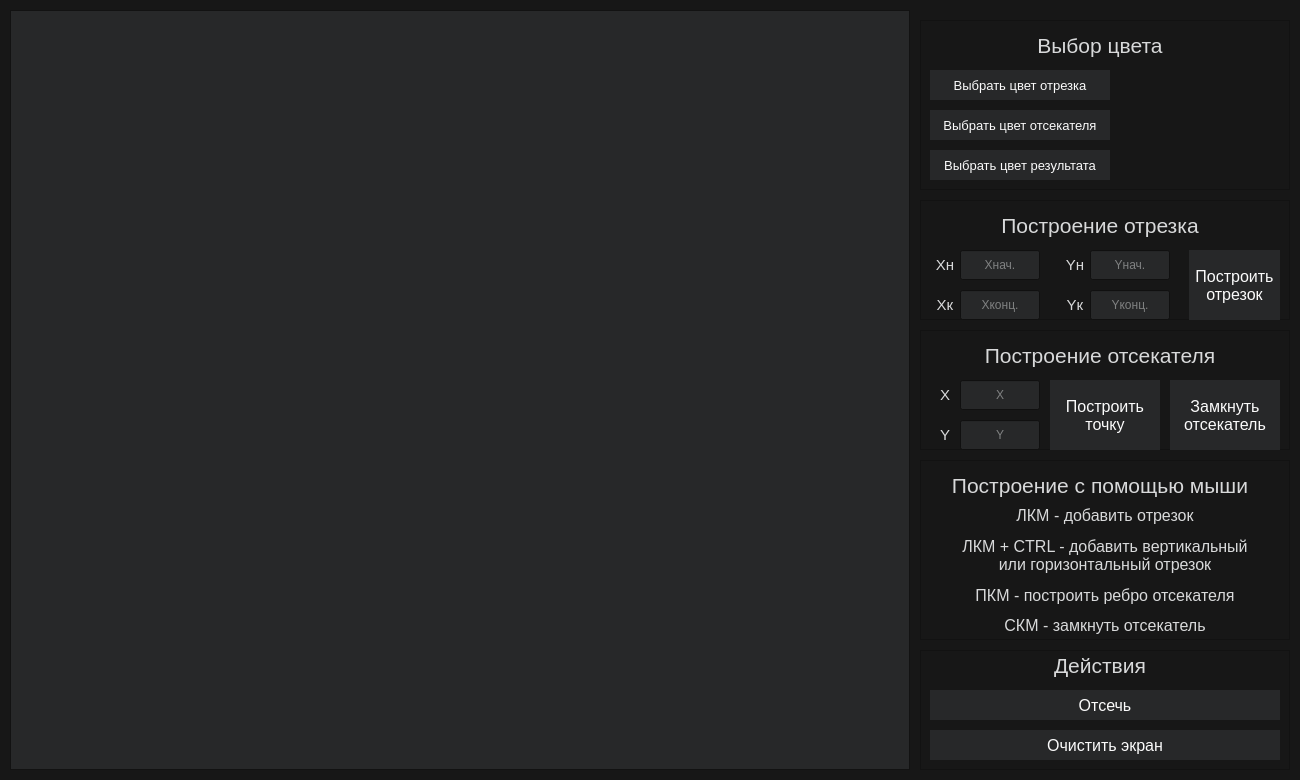
<?xml version="1.0" encoding="UTF-8"?>
<ui version="4.0">
 <class>MainWindow</class>
 <widget class="QMainWindow" name="MainWindow">
  <property name="enabled">
   <bool>true</bool>
  </property>
  <property name="geometry">
   <rect>
    <x>0</x>
    <y>0</y>
    <width>1300</width>
    <height>780</height>
   </rect>
  </property>
  <property name="sizePolicy">
   <sizepolicy hsizetype="Fixed" vsizetype="Fixed">
    <horstretch>0</horstretch>
    <verstretch>0</verstretch>
   </sizepolicy>
  </property>
  <property name="palette">
   <palette>
    <active>
     <colorrole role="WindowText">
      <brush brushstyle="SolidPattern">
       <color alpha="255">
        <red>216</red>
        <green>217</green>
        <blue>218</blue>
       </color>
      </brush>
     </colorrole>
     <colorrole role="Button">
      <brush brushstyle="SolidPattern">
       <color alpha="255">
        <red>39</red>
        <green>40</green>
        <blue>41</blue>
       </color>
      </brush>
     </colorrole>
     <colorrole role="Light">
      <brush brushstyle="SolidPattern">
       <color alpha="255">
        <red>216</red>
        <green>217</green>
        <blue>218</blue>
       </color>
      </brush>
     </colorrole>
     <colorrole role="Midlight">
      <brush brushstyle="SolidPattern">
       <color alpha="255">
        <red>202</red>
        <green>202</green>
        <blue>202</blue>
       </color>
      </brush>
     </colorrole>
     <colorrole role="Text">
      <brush brushstyle="SolidPattern">
       <color alpha="255">
        <red>251</red>
        <green>251</green>
        <blue>251</blue>
       </color>
      </brush>
     </colorrole>
     <colorrole role="ButtonText">
      <brush brushstyle="SolidPattern">
       <color alpha="255">
        <red>251</red>
        <green>251</green>
        <blue>251</blue>
       </color>
      </brush>
     </colorrole>
     <colorrole role="Base">
      <brush brushstyle="SolidPattern">
       <color alpha="255">
        <red>39</red>
        <green>40</green>
        <blue>41</blue>
       </color>
      </brush>
     </colorrole>
     <colorrole role="Window">
      <brush brushstyle="SolidPattern">
       <color alpha="255">
        <red>23</red>
        <green>23</green>
        <blue>23</blue>
       </color>
      </brush>
     </colorrole>
     <colorrole role="Shadow">
      <brush brushstyle="SolidPattern">
       <color alpha="255">
        <red>118</red>
        <green>118</green>
        <blue>118</blue>
       </color>
      </brush>
     </colorrole>
     <colorrole role="Highlight">
      <brush brushstyle="SolidPattern">
       <color alpha="255">
        <red>146</red>
        <green>136</green>
        <blue>248</blue>
       </color>
      </brush>
     </colorrole>
     <colorrole role="Link">
      <brush brushstyle="SolidPattern">
       <color alpha="255">
        <red>68</red>
        <green>119</green>
        <blue>206</blue>
       </color>
      </brush>
     </colorrole>
     <colorrole role="LinkVisited">
      <brush brushstyle="SolidPattern">
       <color alpha="255">
        <red>200</red>
        <green>142</green>
        <blue>167</blue>
       </color>
      </brush>
     </colorrole>
     <colorrole role="AlternateBase">
      <brush brushstyle="SolidPattern">
       <color alpha="255">
        <red>39</red>
        <green>40</green>
        <blue>41</blue>
       </color>
      </brush>
     </colorrole>
     <colorrole role="PlaceholderText">
      <brush brushstyle="SolidPattern">
       <color alpha="128">
        <red>216</red>
        <green>217</green>
        <blue>218</blue>
       </color>
      </brush>
     </colorrole>
    </active>
    <inactive>
     <colorrole role="WindowText">
      <brush brushstyle="SolidPattern">
       <color alpha="255">
        <red>216</red>
        <green>217</green>
        <blue>218</blue>
       </color>
      </brush>
     </colorrole>
     <colorrole role="Button">
      <brush brushstyle="SolidPattern">
       <color alpha="255">
        <red>39</red>
        <green>40</green>
        <blue>41</blue>
       </color>
      </brush>
     </colorrole>
     <colorrole role="Light">
      <brush brushstyle="SolidPattern">
       <color alpha="255">
        <red>216</red>
        <green>217</green>
        <blue>218</blue>
       </color>
      </brush>
     </colorrole>
     <colorrole role="Midlight">
      <brush brushstyle="SolidPattern">
       <color alpha="255">
        <red>202</red>
        <green>202</green>
        <blue>202</blue>
       </color>
      </brush>
     </colorrole>
     <colorrole role="Text">
      <brush brushstyle="SolidPattern">
       <color alpha="255">
        <red>251</red>
        <green>251</green>
        <blue>251</blue>
       </color>
      </brush>
     </colorrole>
     <colorrole role="ButtonText">
      <brush brushstyle="SolidPattern">
       <color alpha="255">
        <red>251</red>
        <green>251</green>
        <blue>251</blue>
       </color>
      </brush>
     </colorrole>
     <colorrole role="Base">
      <brush brushstyle="SolidPattern">
       <color alpha="255">
        <red>39</red>
        <green>40</green>
        <blue>41</blue>
       </color>
      </brush>
     </colorrole>
     <colorrole role="Window">
      <brush brushstyle="SolidPattern">
       <color alpha="255">
        <red>23</red>
        <green>23</green>
        <blue>23</blue>
       </color>
      </brush>
     </colorrole>
     <colorrole role="Shadow">
      <brush brushstyle="SolidPattern">
       <color alpha="255">
        <red>118</red>
        <green>118</green>
        <blue>118</blue>
       </color>
      </brush>
     </colorrole>
     <colorrole role="Highlight">
      <brush brushstyle="SolidPattern">
       <color alpha="255">
        <red>146</red>
        <green>136</green>
        <blue>248</blue>
       </color>
      </brush>
     </colorrole>
     <colorrole role="Link">
      <brush brushstyle="SolidPattern">
       <color alpha="255">
        <red>68</red>
        <green>119</green>
        <blue>206</blue>
       </color>
      </brush>
     </colorrole>
     <colorrole role="LinkVisited">
      <brush brushstyle="SolidPattern">
       <color alpha="255">
        <red>200</red>
        <green>142</green>
        <blue>167</blue>
       </color>
      </brush>
     </colorrole>
     <colorrole role="AlternateBase">
      <brush brushstyle="SolidPattern">
       <color alpha="255">
        <red>39</red>
        <green>40</green>
        <blue>41</blue>
       </color>
      </brush>
     </colorrole>
     <colorrole role="PlaceholderText">
      <brush brushstyle="SolidPattern">
       <color alpha="128">
        <red>216</red>
        <green>217</green>
        <blue>218</blue>
       </color>
      </brush>
     </colorrole>
    </inactive>
    <disabled>
     <colorrole role="WindowText">
      <brush brushstyle="SolidPattern">
       <color alpha="255">
        <red>216</red>
        <green>217</green>
        <blue>218</blue>
       </color>
      </brush>
     </colorrole>
     <colorrole role="Button">
      <brush brushstyle="SolidPattern">
       <color alpha="255">
        <red>39</red>
        <green>40</green>
        <blue>41</blue>
       </color>
      </brush>
     </colorrole>
     <colorrole role="Light">
      <brush brushstyle="SolidPattern">
       <color alpha="255">
        <red>216</red>
        <green>217</green>
        <blue>218</blue>
       </color>
      </brush>
     </colorrole>
     <colorrole role="Midlight">
      <brush brushstyle="SolidPattern">
       <color alpha="255">
        <red>202</red>
        <green>202</green>
        <blue>202</blue>
       </color>
      </brush>
     </colorrole>
     <colorrole role="Text">
      <brush brushstyle="SolidPattern">
       <color alpha="255">
        <red>251</red>
        <green>251</green>
        <blue>251</blue>
       </color>
      </brush>
     </colorrole>
     <colorrole role="ButtonText">
      <brush brushstyle="SolidPattern">
       <color alpha="255">
        <red>251</red>
        <green>251</green>
        <blue>251</blue>
       </color>
      </brush>
     </colorrole>
     <colorrole role="Base">
      <brush brushstyle="SolidPattern">
       <color alpha="255">
        <red>39</red>
        <green>40</green>
        <blue>41</blue>
       </color>
      </brush>
     </colorrole>
     <colorrole role="Window">
      <brush brushstyle="SolidPattern">
       <color alpha="255">
        <red>23</red>
        <green>23</green>
        <blue>23</blue>
       </color>
      </brush>
     </colorrole>
     <colorrole role="Shadow">
      <brush brushstyle="SolidPattern">
       <color alpha="255">
        <red>118</red>
        <green>118</green>
        <blue>118</blue>
       </color>
      </brush>
     </colorrole>
     <colorrole role="Highlight">
      <brush brushstyle="SolidPattern">
       <color alpha="255">
        <red>146</red>
        <green>136</green>
        <blue>248</blue>
       </color>
      </brush>
     </colorrole>
     <colorrole role="Link">
      <brush brushstyle="SolidPattern">
       <color alpha="255">
        <red>68</red>
        <green>119</green>
        <blue>206</blue>
       </color>
      </brush>
     </colorrole>
     <colorrole role="LinkVisited">
      <brush brushstyle="SolidPattern">
       <color alpha="255">
        <red>200</red>
        <green>142</green>
        <blue>167</blue>
       </color>
      </brush>
     </colorrole>
     <colorrole role="AlternateBase">
      <brush brushstyle="SolidPattern">
       <color alpha="255">
        <red>39</red>
        <green>40</green>
        <blue>41</blue>
       </color>
      </brush>
     </colorrole>
     <colorrole role="PlaceholderText">
      <brush brushstyle="SolidPattern">
       <color alpha="128">
        <red>216</red>
        <green>217</green>
        <blue>218</blue>
       </color>
      </brush>
     </colorrole>
    </disabled>
   </palette>
  </property>
  <property name="windowTitle">
   <string>ЛР7 КГ. Диваев ИУ7-42Б</string>
  </property>
  <property name="autoFillBackground">
   <bool>false</bool>
  </property>
  <property name="documentMode">
   <bool>false</bool>
  </property>
  <widget class="QWidget" name="centralwidget">
   <widget class="Plane" name="planeWidget">
    <property name="geometry">
     <rect>
      <x>10</x>
      <y>10</y>
      <width>900</width>
      <height>760</height>
     </rect>
    </property>
   </widget>
   <widget class="QFrame" name="frame_2">
    <property name="geometry">
     <rect>
      <x>920</x>
      <y>20</y>
      <width>370</width>
      <height>170</height>
     </rect>
    </property>
    <property name="frameShape">
     <enum>QFrame::StyledPanel</enum>
    </property>
    <property name="frameShadow">
     <enum>QFrame::Raised</enum>
    </property>
    <widget class="QLabel" name="label_2">
     <property name="geometry">
      <rect>
       <x>10</x>
       <y>0</y>
       <width>340</width>
       <height>50</height>
      </rect>
     </property>
     <property name="font">
      <font>
       <pointsize>16</pointsize>
      </font>
     </property>
     <property name="text">
      <string>Выбор цвета</string>
     </property>
     <property name="alignment">
      <set>Qt::AlignCenter</set>
     </property>
    </widget>
    <widget class="QPushButton" name="lineColorBtn">
     <property name="geometry">
      <rect>
       <x>10</x>
       <y>50</y>
       <width>180</width>
       <height>30</height>
      </rect>
     </property>
     <property name="font">
      <font>
       <pointsize>10</pointsize>
      </font>
     </property>
     <property name="autoFillBackground">
      <bool>true</bool>
     </property>
     <property name="text">
      <string>Выбрать цвет отрезка</string>
     </property>
     <property name="autoDefault">
      <bool>false</bool>
     </property>
     <property name="flat">
      <bool>true</bool>
     </property>
    </widget>
    <widget class="QWidget" name="lineColorDisplay" native="true">
     <property name="geometry">
      <rect>
       <x>210</x>
       <y>50</y>
       <width>140</width>
       <height>30</height>
      </rect>
     </property>
    </widget>
    <widget class="QWidget" name="rectColorDisplay" native="true">
     <property name="geometry">
      <rect>
       <x>210</x>
       <y>90</y>
       <width>140</width>
       <height>30</height>
      </rect>
     </property>
    </widget>
    <widget class="QPushButton" name="rectColorBtn">
     <property name="geometry">
      <rect>
       <x>10</x>
       <y>90</y>
       <width>180</width>
       <height>30</height>
      </rect>
     </property>
     <property name="font">
      <font>
       <pointsize>10</pointsize>
      </font>
     </property>
     <property name="autoFillBackground">
      <bool>true</bool>
     </property>
     <property name="text">
      <string>Выбрать цвет отсекателя</string>
     </property>
     <property name="autoDefault">
      <bool>false</bool>
     </property>
     <property name="flat">
      <bool>true</bool>
     </property>
    </widget>
    <widget class="QPushButton" name="resColorBtn">
     <property name="geometry">
      <rect>
       <x>10</x>
       <y>130</y>
       <width>180</width>
       <height>30</height>
      </rect>
     </property>
     <property name="font">
      <font>
       <pointsize>10</pointsize>
      </font>
     </property>
     <property name="autoFillBackground">
      <bool>true</bool>
     </property>
     <property name="text">
      <string>Выбрать цвет результата</string>
     </property>
     <property name="autoDefault">
      <bool>false</bool>
     </property>
     <property name="flat">
      <bool>true</bool>
     </property>
    </widget>
    <widget class="QWidget" name="resColorDisplay" native="true">
     <property name="geometry">
      <rect>
       <x>210</x>
       <y>130</y>
       <width>140</width>
       <height>30</height>
      </rect>
     </property>
    </widget>
   </widget>
   <widget class="QFrame" name="frame_3">
    <property name="geometry">
     <rect>
      <x>920</x>
      <y>200</y>
      <width>370</width>
      <height>120</height>
     </rect>
    </property>
    <property name="frameShape">
     <enum>QFrame::StyledPanel</enum>
    </property>
    <property name="frameShadow">
     <enum>QFrame::Raised</enum>
    </property>
    <widget class="QLabel" name="label_4">
     <property name="geometry">
      <rect>
       <x>10</x>
       <y>0</y>
       <width>340</width>
       <height>50</height>
      </rect>
     </property>
     <property name="font">
      <font>
       <pointsize>16</pointsize>
      </font>
     </property>
     <property name="text">
      <string>Построение отрезка</string>
     </property>
     <property name="alignment">
      <set>Qt::AlignCenter</set>
     </property>
    </widget>
    <widget class="QLineEdit" name="xsInp">
     <property name="geometry">
      <rect>
       <x>40</x>
       <y>50</y>
       <width>80</width>
       <height>30</height>
      </rect>
     </property>
     <property name="alignment">
      <set>Qt::AlignCenter</set>
     </property>
     <property name="placeholderText">
      <string>Xнач.</string>
     </property>
    </widget>
    <widget class="QLineEdit" name="xeInp">
     <property name="geometry">
      <rect>
       <x>40</x>
       <y>90</y>
       <width>80</width>
       <height>30</height>
      </rect>
     </property>
     <property name="alignment">
      <set>Qt::AlignCenter</set>
     </property>
     <property name="placeholderText">
      <string>Xконц.</string>
     </property>
    </widget>
    <widget class="QPushButton" name="drawLineBtn">
     <property name="geometry">
      <rect>
       <x>269</x>
       <y>50</y>
       <width>91</width>
       <height>70</height>
      </rect>
     </property>
     <property name="font">
      <font>
       <pointsize>12</pointsize>
      </font>
     </property>
     <property name="autoFillBackground">
      <bool>true</bool>
     </property>
     <property name="text">
      <string>Построить 
отрезок</string>
     </property>
     <property name="autoDefault">
      <bool>false</bool>
     </property>
     <property name="flat">
      <bool>true</bool>
     </property>
    </widget>
    <widget class="QLineEdit" name="ysInp">
     <property name="geometry">
      <rect>
       <x>170</x>
       <y>50</y>
       <width>80</width>
       <height>30</height>
      </rect>
     </property>
     <property name="alignment">
      <set>Qt::AlignCenter</set>
     </property>
     <property name="placeholderText">
      <string>Yнач.</string>
     </property>
    </widget>
    <widget class="QLineEdit" name="yeInp">
     <property name="geometry">
      <rect>
       <x>170</x>
       <y>90</y>
       <width>80</width>
       <height>30</height>
      </rect>
     </property>
     <property name="alignment">
      <set>Qt::AlignCenter</set>
     </property>
     <property name="placeholderText">
      <string>Yконц.</string>
     </property>
    </widget>
    <widget class="QLabel" name="label">
     <property name="geometry">
      <rect>
       <x>140</x>
       <y>50</y>
       <width>30</width>
       <height>30</height>
      </rect>
     </property>
     <property name="font">
      <font>
       <pointsize>11</pointsize>
      </font>
     </property>
     <property name="text">
      <string>Yн</string>
     </property>
     <property name="alignment">
      <set>Qt::AlignCenter</set>
     </property>
    </widget>
    <widget class="QLabel" name="label_3">
     <property name="geometry">
      <rect>
       <x>140</x>
       <y>90</y>
       <width>30</width>
       <height>30</height>
      </rect>
     </property>
     <property name="font">
      <font>
       <pointsize>11</pointsize>
      </font>
     </property>
     <property name="text">
      <string>Yк</string>
     </property>
     <property name="alignment">
      <set>Qt::AlignCenter</set>
     </property>
    </widget>
    <widget class="QLabel" name="label_5">
     <property name="geometry">
      <rect>
       <x>10</x>
       <y>50</y>
       <width>30</width>
       <height>30</height>
      </rect>
     </property>
     <property name="font">
      <font>
       <pointsize>11</pointsize>
      </font>
     </property>
     <property name="text">
      <string>Xн</string>
     </property>
     <property name="alignment">
      <set>Qt::AlignCenter</set>
     </property>
    </widget>
    <widget class="QLabel" name="label_6">
     <property name="geometry">
      <rect>
       <x>10</x>
       <y>90</y>
       <width>30</width>
       <height>30</height>
      </rect>
     </property>
     <property name="font">
      <font>
       <pointsize>11</pointsize>
      </font>
     </property>
     <property name="text">
      <string>Xк</string>
     </property>
     <property name="alignment">
      <set>Qt::AlignCenter</set>
     </property>
    </widget>
   </widget>
   <widget class="QFrame" name="frame_4">
    <property name="geometry">
     <rect>
      <x>920</x>
      <y>650</y>
      <width>370</width>
      <height>120</height>
     </rect>
    </property>
    <property name="frameShape">
     <enum>QFrame::StyledPanel</enum>
    </property>
    <property name="frameShadow">
     <enum>QFrame::Raised</enum>
    </property>
    <widget class="QLabel" name="label_10">
     <property name="geometry">
      <rect>
       <x>10</x>
       <y>-10</y>
       <width>340</width>
       <height>50</height>
      </rect>
     </property>
     <property name="font">
      <font>
       <pointsize>16</pointsize>
      </font>
     </property>
     <property name="text">
      <string>Действия</string>
     </property>
     <property name="alignment">
      <set>Qt::AlignCenter</set>
     </property>
    </widget>
    <widget class="QPushButton" name="cutBtn">
     <property name="geometry">
      <rect>
       <x>10</x>
       <y>40</y>
       <width>350</width>
       <height>30</height>
      </rect>
     </property>
     <property name="font">
      <font>
       <pointsize>12</pointsize>
      </font>
     </property>
     <property name="autoFillBackground">
      <bool>true</bool>
     </property>
     <property name="text">
      <string>Отсечь</string>
     </property>
     <property name="autoDefault">
      <bool>false</bool>
     </property>
     <property name="flat">
      <bool>true</bool>
     </property>
    </widget>
    <widget class="QPushButton" name="clearScreenBtn">
     <property name="geometry">
      <rect>
       <x>10</x>
       <y>80</y>
       <width>350</width>
       <height>30</height>
      </rect>
     </property>
     <property name="font">
      <font>
       <pointsize>12</pointsize>
      </font>
     </property>
     <property name="autoFillBackground">
      <bool>true</bool>
     </property>
     <property name="text">
      <string>Очистить экран</string>
     </property>
     <property name="autoDefault">
      <bool>false</bool>
     </property>
     <property name="flat">
      <bool>true</bool>
     </property>
    </widget>
   </widget>
   <widget class="QFrame" name="frame_5">
    <property name="geometry">
     <rect>
      <x>920</x>
      <y>460</y>
      <width>370</width>
      <height>180</height>
     </rect>
    </property>
    <property name="frameShape">
     <enum>QFrame::StyledPanel</enum>
    </property>
    <property name="frameShadow">
     <enum>QFrame::Raised</enum>
    </property>
    <widget class="QLabel" name="label_9">
     <property name="geometry">
      <rect>
       <x>10</x>
       <y>40</y>
       <width>350</width>
       <height>30</height>
      </rect>
     </property>
     <property name="font">
      <font>
       <pointsize>12</pointsize>
      </font>
     </property>
     <property name="text">
      <string>ЛКМ - добавить отрезок</string>
     </property>
     <property name="alignment">
      <set>Qt::AlignCenter</set>
     </property>
    </widget>
    <widget class="QLabel" name="label_11">
     <property name="geometry">
      <rect>
       <x>10</x>
       <y>0</y>
       <width>340</width>
       <height>50</height>
      </rect>
     </property>
     <property name="font">
      <font>
       <pointsize>16</pointsize>
      </font>
     </property>
     <property name="text">
      <string>Построение с помощью мыши</string>
     </property>
     <property name="alignment">
      <set>Qt::AlignCenter</set>
     </property>
    </widget>
    <widget class="QLabel" name="label_12">
     <property name="geometry">
      <rect>
       <x>10</x>
       <y>120</y>
       <width>350</width>
       <height>30</height>
      </rect>
     </property>
     <property name="font">
      <font>
       <pointsize>12</pointsize>
      </font>
     </property>
     <property name="text">
      <string>ПКМ - построить ребро отсекателя</string>
     </property>
     <property name="alignment">
      <set>Qt::AlignCenter</set>
     </property>
    </widget>
    <widget class="QLabel" name="label_36">
     <property name="geometry">
      <rect>
       <x>10</x>
       <y>70</y>
       <width>350</width>
       <height>50</height>
      </rect>
     </property>
     <property name="font">
      <font>
       <pointsize>12</pointsize>
      </font>
     </property>
     <property name="text">
      <string>ЛКМ + CTRL - добавить вертикальный
или горизонтальный отрезок</string>
     </property>
     <property name="alignment">
      <set>Qt::AlignCenter</set>
     </property>
    </widget>
    <widget class="QLabel" name="label_13">
     <property name="geometry">
      <rect>
       <x>10</x>
       <y>150</y>
       <width>350</width>
       <height>30</height>
      </rect>
     </property>
     <property name="font">
      <font>
       <pointsize>12</pointsize>
      </font>
     </property>
     <property name="text">
      <string>СКМ - замкнуть отсекатель</string>
     </property>
     <property name="alignment">
      <set>Qt::AlignCenter</set>
     </property>
    </widget>
   </widget>
   <widget class="QFrame" name="frame_6">
    <property name="geometry">
     <rect>
      <x>920</x>
      <y>330</y>
      <width>370</width>
      <height>120</height>
     </rect>
    </property>
    <property name="frameShape">
     <enum>QFrame::StyledPanel</enum>
    </property>
    <property name="frameShadow">
     <enum>QFrame::Raised</enum>
    </property>
    <widget class="QLabel" name="label_31">
     <property name="geometry">
      <rect>
       <x>10</x>
       <y>0</y>
       <width>340</width>
       <height>50</height>
      </rect>
     </property>
     <property name="font">
      <font>
       <pointsize>16</pointsize>
      </font>
     </property>
     <property name="text">
      <string>Построение отсекателя</string>
     </property>
     <property name="alignment">
      <set>Qt::AlignCenter</set>
     </property>
    </widget>
    <widget class="QLineEdit" name="xInp">
     <property name="geometry">
      <rect>
       <x>40</x>
       <y>50</y>
       <width>80</width>
       <height>30</height>
      </rect>
     </property>
     <property name="alignment">
      <set>Qt::AlignCenter</set>
     </property>
     <property name="placeholderText">
      <string>X</string>
     </property>
    </widget>
    <widget class="QPushButton" name="drawPointBtn">
     <property name="geometry">
      <rect>
       <x>130</x>
       <y>50</y>
       <width>110</width>
       <height>70</height>
      </rect>
     </property>
     <property name="font">
      <font>
       <pointsize>12</pointsize>
      </font>
     </property>
     <property name="autoFillBackground">
      <bool>true</bool>
     </property>
     <property name="text">
      <string>Построить 
точку</string>
     </property>
     <property name="autoDefault">
      <bool>false</bool>
     </property>
     <property name="flat">
      <bool>true</bool>
     </property>
    </widget>
    <widget class="QLineEdit" name="yInp">
     <property name="geometry">
      <rect>
       <x>40</x>
       <y>90</y>
       <width>80</width>
       <height>30</height>
      </rect>
     </property>
     <property name="alignment">
      <set>Qt::AlignCenter</set>
     </property>
     <property name="placeholderText">
      <string>Y</string>
     </property>
    </widget>
    <widget class="QLabel" name="label_32">
     <property name="geometry">
      <rect>
       <x>10</x>
       <y>90</y>
       <width>30</width>
       <height>30</height>
      </rect>
     </property>
     <property name="font">
      <font>
       <pointsize>11</pointsize>
      </font>
     </property>
     <property name="text">
      <string>Y</string>
     </property>
     <property name="alignment">
      <set>Qt::AlignCenter</set>
     </property>
    </widget>
    <widget class="QLabel" name="label_34">
     <property name="geometry">
      <rect>
       <x>10</x>
       <y>50</y>
       <width>30</width>
       <height>30</height>
      </rect>
     </property>
     <property name="font">
      <font>
       <pointsize>11</pointsize>
      </font>
     </property>
     <property name="text">
      <string>X</string>
     </property>
     <property name="alignment">
      <set>Qt::AlignCenter</set>
     </property>
    </widget>
    <widget class="QPushButton" name="connectShapeBtn">
     <property name="geometry">
      <rect>
       <x>250</x>
       <y>50</y>
       <width>110</width>
       <height>70</height>
      </rect>
     </property>
     <property name="font">
      <font>
       <pointsize>12</pointsize>
      </font>
     </property>
     <property name="autoFillBackground">
      <bool>true</bool>
     </property>
     <property name="text">
      <string>Замкнуть
отсекатель</string>
     </property>
     <property name="autoDefault">
      <bool>false</bool>
     </property>
     <property name="flat">
      <bool>true</bool>
     </property>
    </widget>
   </widget>
  </widget>
 </widget>
 <customwidgets>
  <customwidget>
   <class>Plane</class>
   <extends>QGraphicsView</extends>
   <header>plane.h</header>
  </customwidget>
 </customwidgets>
 <tabstops>
  <tabstop>planeWidget</tabstop>
  <tabstop>lineColorBtn</tabstop>
  <tabstop>rectColorBtn</tabstop>
  <tabstop>resColorBtn</tabstop>
  <tabstop>xsInp</tabstop>
  <tabstop>ysInp</tabstop>
  <tabstop>xeInp</tabstop>
  <tabstop>yeInp</tabstop>
  <tabstop>drawLineBtn</tabstop>
  <tabstop>xInp</tabstop>
  <tabstop>yInp</tabstop>
  <tabstop>drawPointBtn</tabstop>
  <tabstop>cutBtn</tabstop>
  <tabstop>clearScreenBtn</tabstop>
 </tabstops>
 <resources/>
 <connections/>
</ui>
